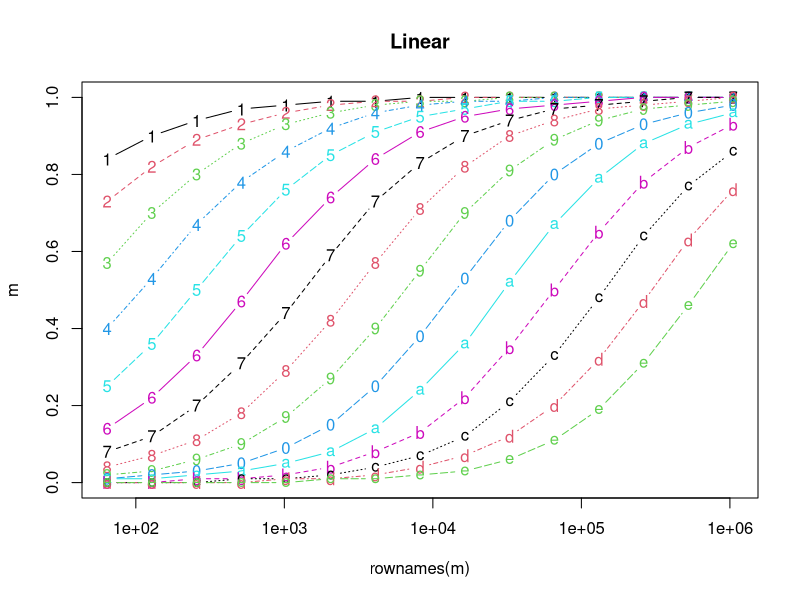
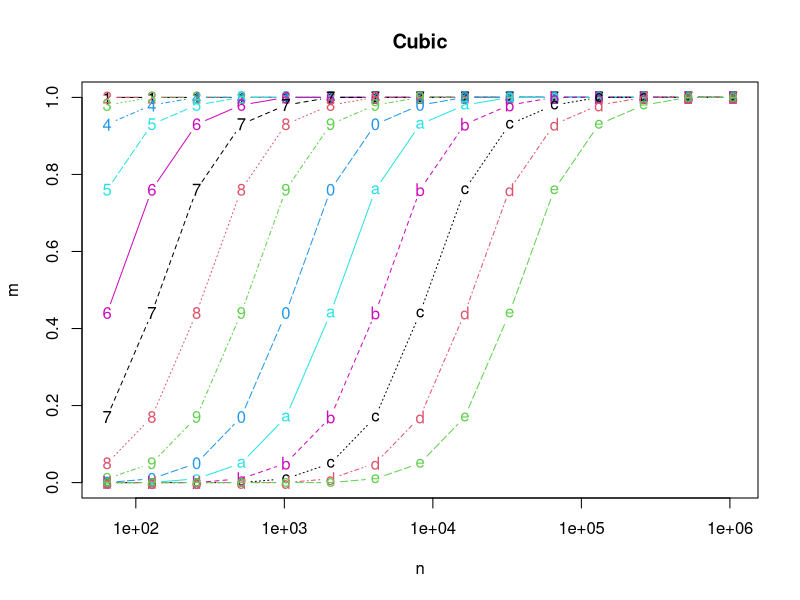
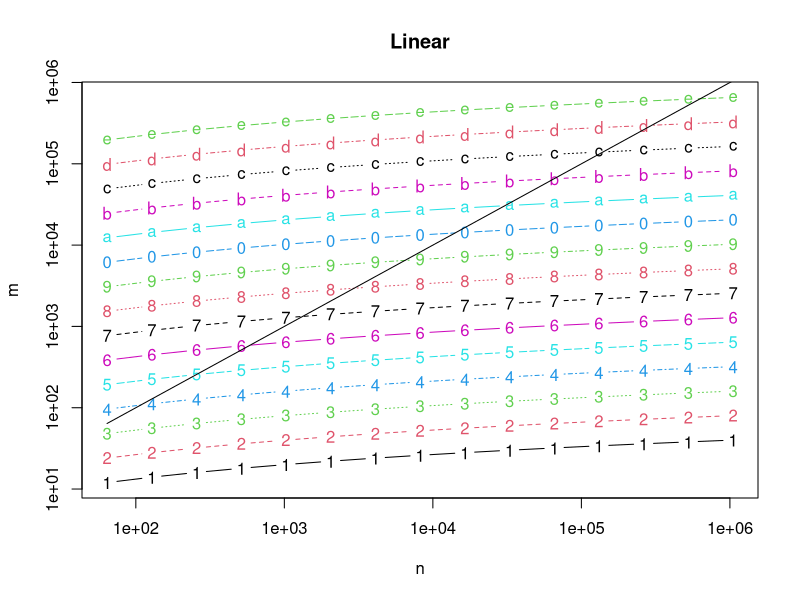
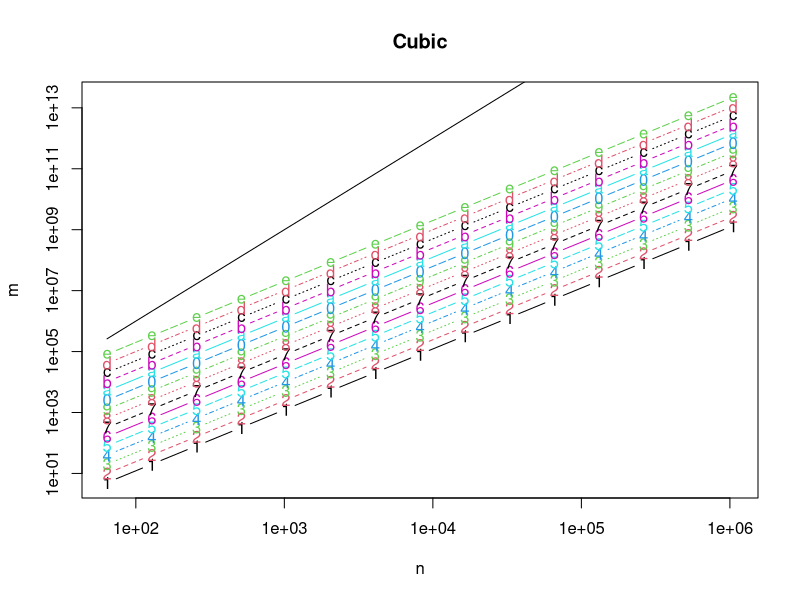

Generate these figures, in order, with R:
# scaling equation of efficiency

p <- 2^(0:14)
n <- 2^(6:20)

computeEff <- function(p) {
	Ts <- n
	Tp <-  n/p + (2 * log2(n))
	To <- p*Tp - Ts
	E <- round(1 / (1 + To / Ts), digits=2)
}

computeEff2 <- function(p) {
        Ts <- n^3
        Tp <-  n^3/p + (5 * p * n)
        To <- p*Tp - Ts
        E <- round(1 / (1 + To / Ts), digits=2)
}

computeOhead <- function(p) {
	Ts <- n
	Tp <-  n/p + (2 * log2(n))
	To <- round(p*Tp - Ts, digits=2)
	To <- p*Tp - Ts
}

computeOhead2 <- function(n) {
        Ts <- n^3
        Tp <-  n^3/p + (5 * p * n)
        To <- round(p*Tp - Ts, digits=2)
}

computeS <- function(p, n) {
	Ts <- n
	Tp <- n/p + 2*p
	S <- Ts / Tp
}

#### plotting the efficiency
m <- sapply(p, FUN=computeEff)
rownames(m) <- n
colnames(m) <- p
matplot(main="Linear", rownames(m), m, type="b", log="x")

x11()
m <- sapply(p, FUN=computeEff2)
rownames(m) <- n
colnames(m) <- p
matplot(main="Cubic", rownames(m), m, xlab="n", type="b", log="x")

#### plotting the overhead
x11()
m <- sapply(p, FUN=computeOhead)
rownames(m) <- n
colnames(m) <- p
# print(m)
matplot(main="Linear", rownames(m), m, xlab="n", type="b", log="xy")
lines (n, n)

x11()
m <- sapply(p, FUN=computeOhead2)
rownames(m) <- n
colnames(m) <- p
matplot(main="Cubic", rownames(m), m, xlab="n", type="b", log="xy")
lines (n, n^3)


